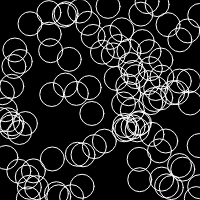
Frame 1 (no input)
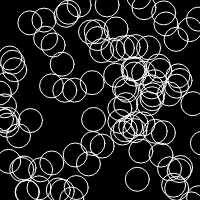
Frame 60 (no input)
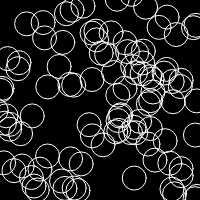
Frame 120 (the mouse pressed at the canvas centre since frame 60)

The p5.js sketch that drew these frames (run headless with seeded random() and noise() and a simulated clock; from frame 60 on, the mouse is pressed at the canvas centre):

// p5.js sketch
// ── sketch.js
let bubbles = [];

function setup() {
  createCanvas(200, 200);
  for (i = 0; i < 100; i++) {
    bubbles.push(new Bubble());
  }
}

function draw() {
  background(0);
  for (let i = 0; i < bubbles.length; i++) {
    bubbles[i].move();
    bubbles[i].display();
  }
}

class Bubble {
  constructor() {
    this.x = random(0, width);
    this.y = random(0, height);
  }

  display() {
    stroke(255);
    noFill();
    circle(this.x, this.y, 24);
  }

  move() {
    this.x = this.x + random(-1, 1);
    this.y = this.y + random(-1, 1);
  }
}
